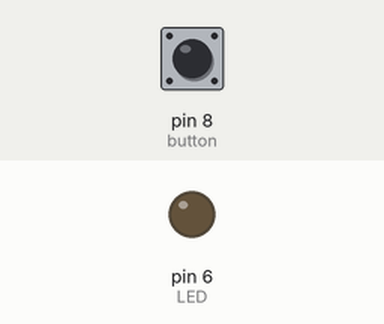
The sketch below on a simulated Arduino Uno, built with avr-gcc and run on an emulated ATmega328P. Parts: output pins drawn as LEDs (lit = HIGH). The inputs (shaded band) are chosen by the test bench; at power-on: pin 8 (button) LOW. What the sketch prints to the serial monitor is not drawn.

Above: at 1.2 s.
1.3 s: pin 8 (button) pulled HIGH for 0.15 s
At 1.37 s:
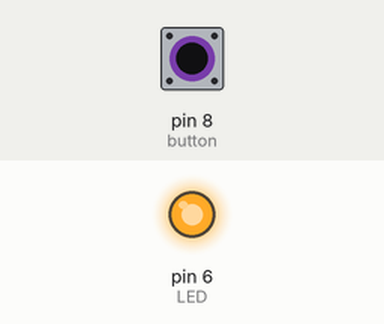
2.9 s: pin 8 (button) pulled HIGH for 3.2 s
At 7.1 s:
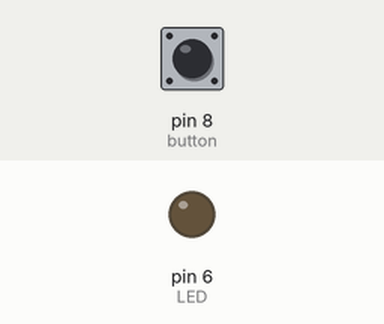
Timing chart, 0 to 8.6 s (numbered marks = the images above; inputs shaded):
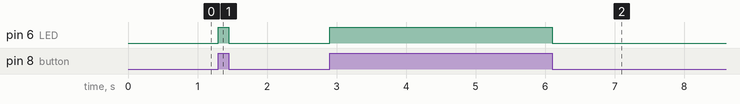

Measured:
- after the input at 1.3 s, pin 6 (LED): LOW → HIGH at once, → LOW 0.15 s later
- after the input at 2.9 s, pin 6 (LED): LOW → HIGH at once, → LOW 3.2 s later

The sketch:

buttonPress.ino
```cpp
const int LED = 6;
const int button = 8;
int buttonPress = 0;

void setup()
{
  // put your setup code here, to run once:
  Serial. begin(9600);
  pinMode (LED, OUTPUT);
  pinMode (button, INPUT);

}

void loop()
{
  // put your main code here, to run repeatedly:
  buttonPress = digitalRead(button);
  if (buttonPress == HIGH)
  {
    Serial.print(buttonPress);
    digitalWrite (LED, HIGH);
  }
  else
  {
    digitalWrite (LED, LOW);
  }

}
```
